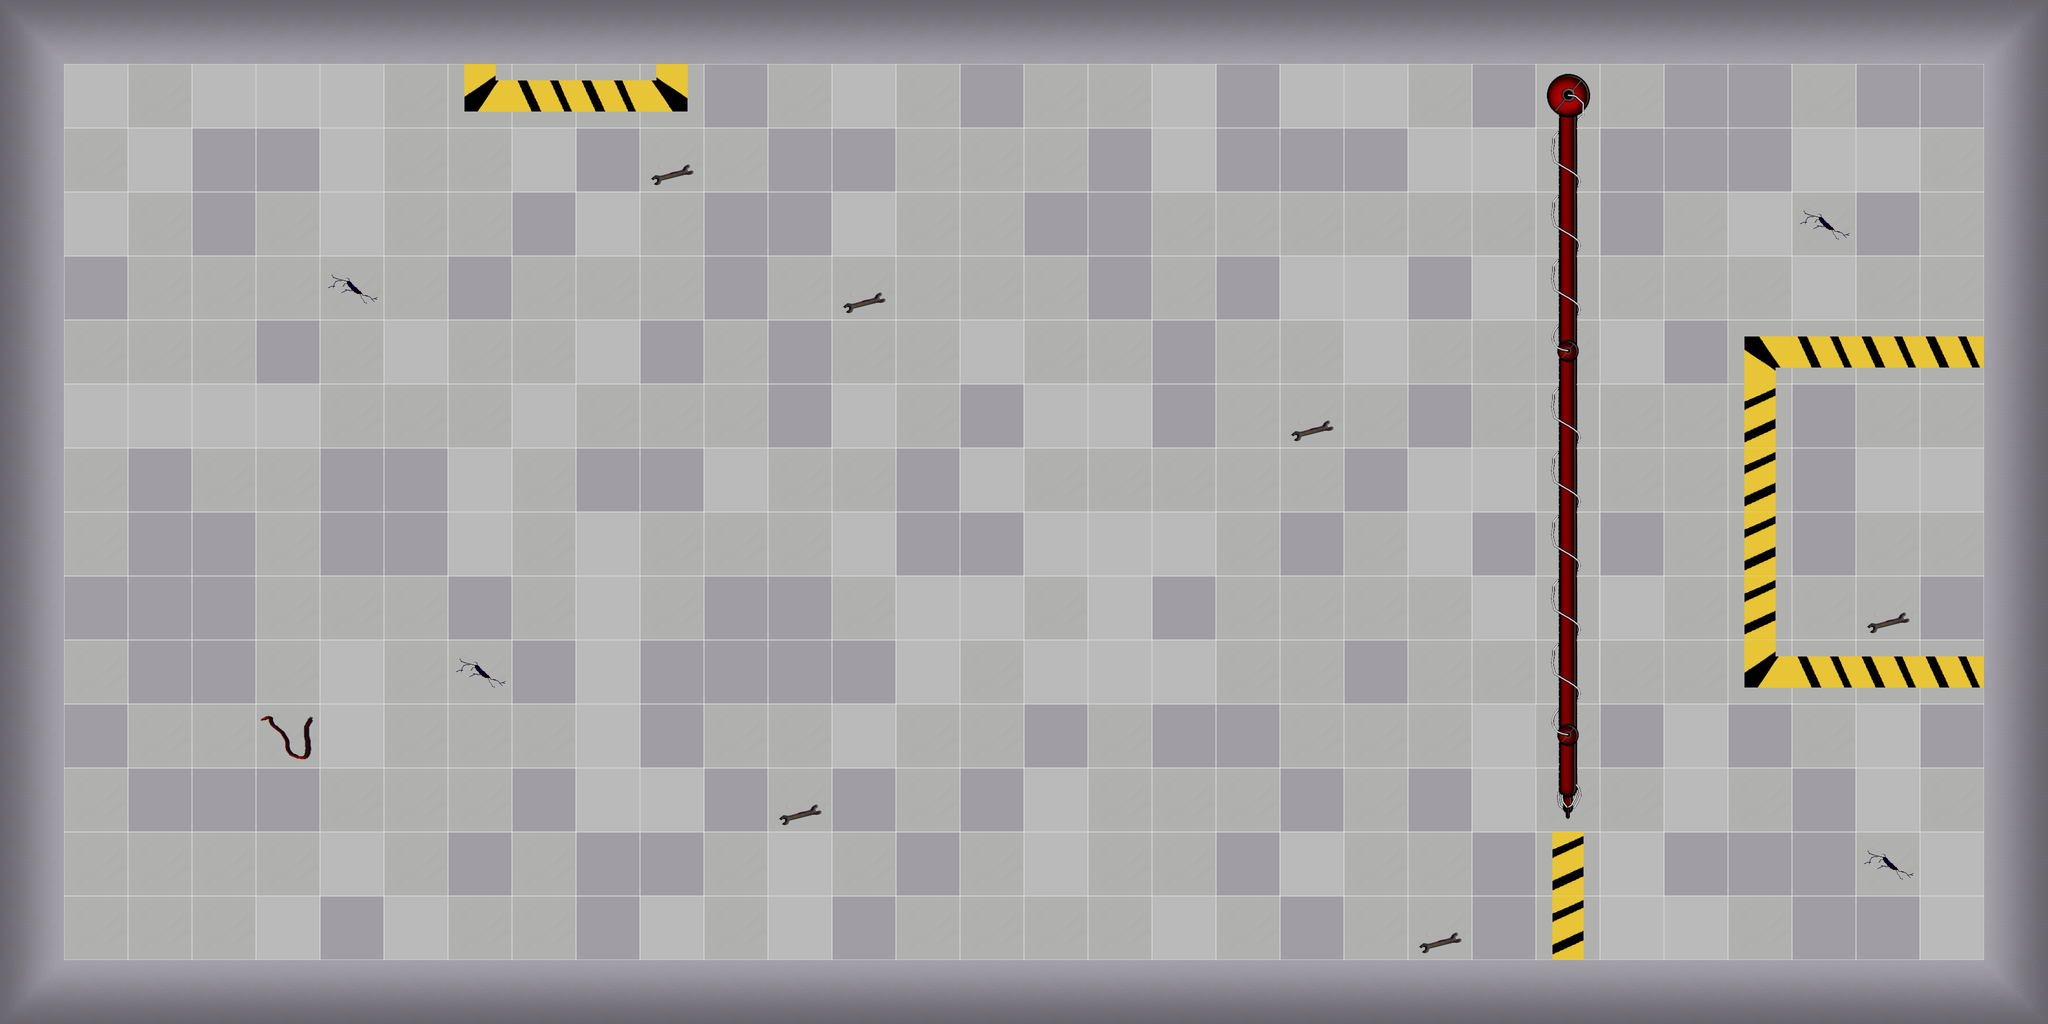

Tiled map render using the project's own tile images. Description and the whole map definition, tile-layer contents included, below:
An orthogonal 32x16 tile map with 128x128 px tiles, 1 tile layer (Capa de Patrones 1) and 5 objects (5x inanimado).

<map version="1.0" orientation="orthogonal" renderorder="right-down" width="32" height="16" tilewidth="128" tileheight="128" nextobjectid="22">
 <tileset firstgid="1" name="Tileset_base" tilewidth="128" tileheight="128" tilecount="36" columns="4">
  <image source="../../Mapa/Tilesets/Tileset_base.png" width="512" height="1152" />
 </tileset>
 <layer name="Capa de Patrones 1" width="32" height="16">
  <data encoding="csv">
19,15,15,15,15,15,15,15,15,15,15,15,15,15,15,15,15,15,15,15,15,15,15,15,15,15,15,15,15,15,15,20,
16,12,8,12,12,12,8,4,6,6,3,11,8,12,8,11,8,8,12,11,12,12,8,11,21,8,11,11,8,11,11,13,
16,8,12,11,11,12,8,8,12,11,9,8,11,11,8,8,8,11,12,11,11,11,12,12,22,11,11,11,12,12,8,13,
16,12,8,11,8,12,8,8,11,12,8,11,11,12,8,8,11,11,8,8,8,8,8,8,22,11,8,12,7,11,8,13,
16,11,8,8,8,7,8,11,8,8,8,11,8,9,8,8,8,11,8,11,12,12,11,12,22,8,8,8,12,8,8,13,
16,8,8,8,11,8,12,8,8,12,11,8,11,8,8,12,8,8,11,8,8,12,8,8,23,12,11,1,6,6,6,13,
16,12,12,12,12,8,8,8,12,8,8,8,11,12,8,11,12,12,11,8,9,8,11,8,22,8,8,10,11,8,8,13,
16,8,11,8,8,11,11,12,8,11,11,12,8,8,11,12,8,8,8,8,8,11,12,12,22,8,8,10,11,12,12,13,
16,8,11,11,8,11,11,12,8,12,8,8,8,12,11,11,12,12,12,8,11,8,12,11,22,11,8,10,11,8,8,13,
16,11,11,11,8,8,8,11,8,12,8,11,11,8,12,12,8,12,11,8,8,8,8,12,22,12,8,10,8,9,11,13,
16,8,11,11,8,12,8,7,11,12,11,11,11,11,12,8,12,12,12,8,8,11,8,8,22,8,8,4,6,6,6,13,
16,11,8,8,5,12,8,8,8,12,11,8,8,12,8,8,11,8,11,11,8,8,8,12,23,11,12,11,8,12,11,13,
16,8,11,11,11,8,8,8,11,12,12,11,9,11,8,11,12,8,8,8,11,8,11,12,24,8,12,8,11,12,8,13,
16,8,8,8,8,12,8,11,8,11,11,8,12,8,11,8,12,8,8,11,12,8,8,11,10,12,11,11,11,7,12,13,
16,8,8,8,12,11,12,8,8,11,12,8,12,11,8,8,8,8,12,8,11,8,9,11,10,12,12,8,11,11,12,13,
18,14,14,14,14,14,14,14,14,14,14,14,14,14,14,14,14,14,14,14,14,14,14,14,14,14,14,14,14,14,14,17
</data>
 </layer>
 <objectgroup name="Capa de Objetos 1">
  <object id="1" name="selectorzona" type="inanimado" x="1795.03" y="1035.27" width="436" height="404" />
  <object id="5" name="historia" type="inanimado" x="1442.18" y="5.69697" width="316" height="268" />
  <object id="6" name="naveJuego" type="inanimado" x="3598.42" y="597.576" width="348.364" height="549.818" />
  <object id="7" name="selectorcrafteo" type="inanimado" x="2604.79" y="18.4848" width="440" height="359.333" />
  <object id="18" name="selectorcambio" type="inanimado" x="124.242" y="990.303" width="620" height="620" />
 </objectgroup>
</map>
